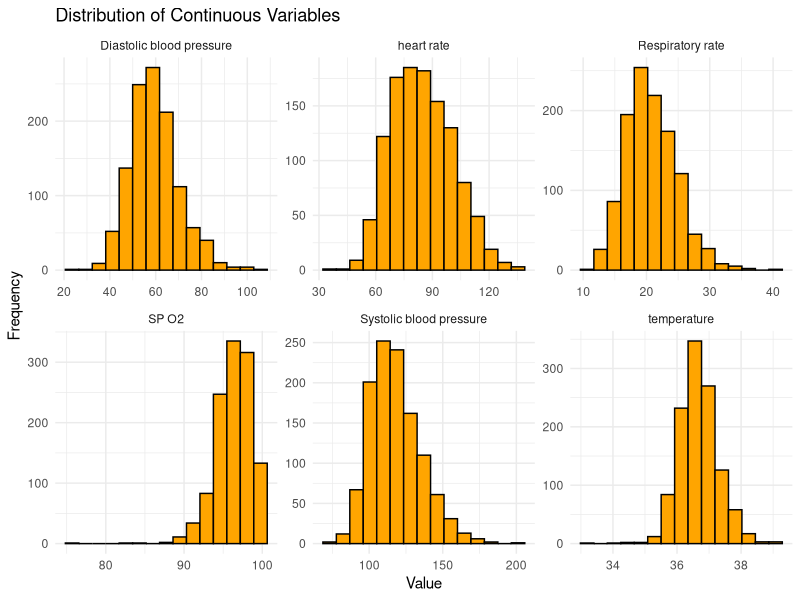

Here is the R script that generated this plot: (Note: this script raises an error after producing the figure.)
## ---- chunk 1
library(tidyverse)
library(dplyr)
library(ggplot2)
library(data.table)
## ---- chunk 2
merged_df <- fread("merged_df.csv")
merged_df$survival_time = as.numeric(difftime(merged_df$deathtime, merged_df$admittime, units = "day"))
## ---- chunk 3
sum(is.na(merged_df$outcome))
## ---- chunk 4
# Histograms for continuous variables
continuous_vars <- c('heart rate', 'Systolic blood pressure', 'Diastolic blood pressure', 'Respiratory rate', 'temperature', 'SP O2')

merged_df %>%
  select(all_of(continuous_vars)) %>%
  gather(key = "variable", value = "value") %>%
  ggplot(aes(x = value)) +
  geom_histogram(bins = 15, fill = "orange", color = "black") +
  facet_wrap(~variable, scales = "free") +
  theme_minimal() +
  labs(title = "Distribution of Continuous Variables", x = "Value", y = "Frequency")

## ---- chunk 5
cont <- c("age", "BMI", "heart rate", "Systolic blood pressure", "Diastolic blood pressure", "Respiratory rate", "temperature", "SP O2", "Urine output", "hematocrit", "RBC", "MCH", "MCHC", "MCV", "RDW", "Leucocyte", "Platelets", "Neutrophils", "Basophils", "Lymphocyte", "PT", "INR", "NT proBNP", "Creatine kinase", "Creatinine", "Urea nitrogen", "glucose", "Blood potassium", "Blood sodium", "Blood calcium", "Chloride", "Anion gap", "Magnesium ion", "PH", "Bicarbonate", "Lactic acid", "PCO2")

for (var in cont) {
  t_test <- t.test(merged_df[[var]] ~ merged_df$outcome, data = merged_df)
  print(paste("T-test for", var))
  print(t_test)
}
## ---- chunk 6
cat <- c("gendera", "hypertensive", "atrialfibrillation", "CHD with no MI", "diabetes", "deficiencyanemias", "depression", "Hyperlipemia", "Renal failure", "COPD")

for (var in cat) {
  chi_sq <- chisq.test(table(merged_df[[var]], merged_df$outcome))
  print(paste("Chi-square test for", var))
  print(chi_sq)
}
## ---- chunk 7
#Total of each patients' comorbidity score - comorb_score
merged_df$comorb_score = merged_df$gendera + merged_df$hypertensive + merged_df$atrialfibrillation + merged_df$`CHD with no MI` + merged_df$diabetes + merged_df$deficiencyanemias + merged_df$depression + merged_df$Hyperlipemia + merged_df$`Renal failure` + merged_df$COPD

#Length of stay for survivors - LOS
merged_df$LOS = as.numeric(difftime(merged_df$dischtime, merged_df$admittime, units = "days")) * !merged_df$outcome
merged_df$LOS = ifelse(!merged_df$outcome, as.numeric(difftime(merged_df$dischtime, merged_df$admittime, units = "days")), NA)

#total length of stay for those who both survived (discharged) and died - tLOS
merged_df$tLOS <- ifelse(is.na(merged_df$LOS), merged_df$survival_time, merged_df$LOS)

## ---- chunk 8
full_model <- glm(outcome ~ gendera + hypertensive + atrialfibrillation + `CHD with no MI` + 
            diabetes + deficiencyanemias + depression + Hyperlipemia + `Renal failure` + 
            COPD + age + `heart rate` + BMI + `Systolic blood pressure` + 
            `Diastolic blood pressure` + `Respiratory rate` + temperature + 
            `SP O2` + `Urine output` + hematocrit + RBC + MCH + MCHC + MCV + 
            RDW + Leucocyte + Platelets + Neutrophils + Basophils + Lymphocyte + 
            PT + INR + `NT-proBNP` + `Creatine kinase` + Creatinine + `Urea nitrogen` + 
            glucose + `Blood potassium` + `Blood sodium` + `Blood calcium` + Chloride + 
            `Anion gap` + `Magnesium ion` + PH + Bicarbonate + `Lactic acid` + PCO2, 
            data = merged_df, family = "binomial")
summary(full_model)
## ---- chunk 9
current_aic <- AIC(full_model)
while (TRUE) {
    current_aic <- AIC(full_model)
    reduced_model <- step(full_model, direction = "backward")
    reduced_aic <- AIC(reduced_model)
    if (reduced_aic > current_aic) break
    full_model <- reduced_model
}
summary(full_model)
## ---- chunk 10
merged_df %>%
  mutate(outcome = recode(factor(outcome), `0` = "Survived", `1` = "Died")) %>%
  group_by(factor(outcome)) %>%
  summarise(sys_bp = mean(`Systolic blood pressure`, na.rm = TRUE), 
            dia_bp = mean(`Diastolic blood pressure`, na.rm = TRUE),
            platelets = mean(Platelets),
            p_h = mean(PH, na.rm = TRUE),
            i_n_r = mean(INR, na.rm = TRUE),
            p_t = mean(PT, na.rm = TRUE),
            m_c_v = mean(MCV)) %>%
  rename(
    Outcome = `factor(outcome)`,
    `Systolic BP (mmHg)` = sys_bp,
    `Diastolic BP (mmHg)` = dia_bp,
    `Platelets ($10^9$/L)` = platelets,
    `pH` = p_h,
    `INR` = i_n_r,
    `PT (s)` = p_t,
    `MCV (fL)` = m_c_v
  ) %>%
    kable(digits = 2, caption = "Summary Statistics by Outcome")
